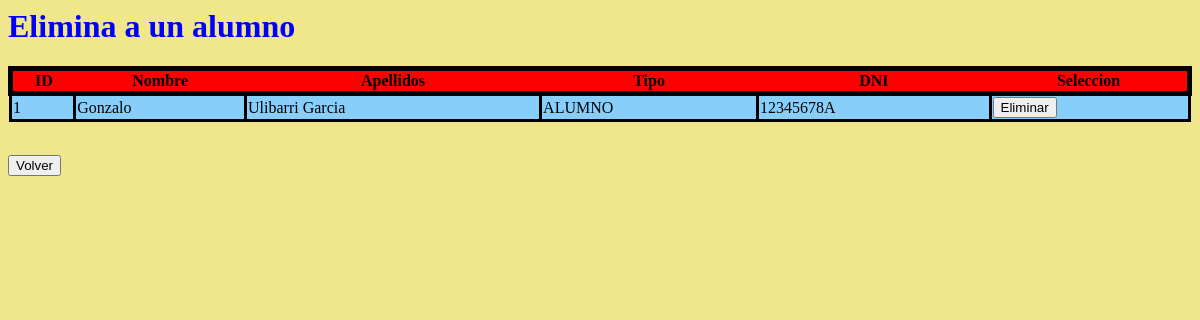
Page /src/delAlumno.php on the earlier database version.
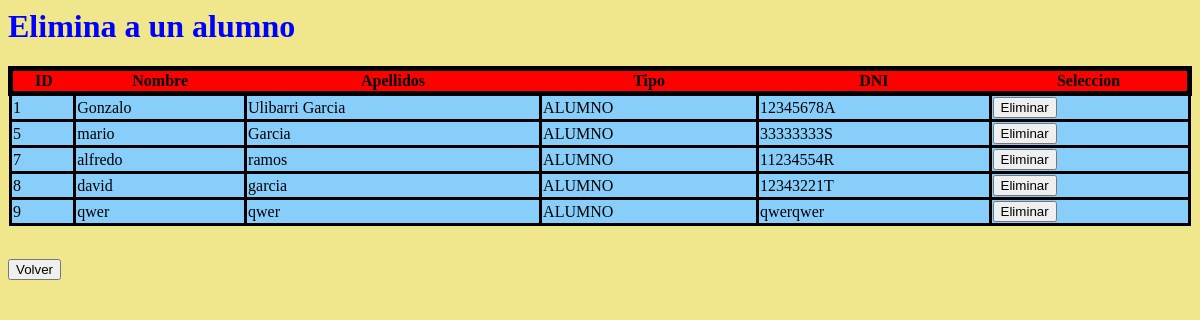
Same page on the later database version.
### tables this page shows
CREATE TABLE `persona` (
  `ID` int NOT NULL,
  `NOMBRE` varchar(25) NOT NULL,
  `APELLIDOS` varchar(45) NOT NULL,
  `TIPO` enum('ALUMNO','PROFESOR','ADMIN') NOT NULL,
  `DNI` varchar(9) NOT NULL,
  `PASS` varchar(25) DEFAULT NULL,
  `USER` varchar(20) NOT NULL,
  `FOTO` varchar(100) NOT NULL DEFAULT 'default.jpg'
);

### src/delAlumno.php (the view, shortened to what this page needs)
</html><!DOCTYPE html>
<html>
    <head>
        <link href="../templates/tabla.css" rel="stylesheet" type="text/css">
    </head>
    <body>
    <h1 style= "color: blue;">Elimina a un alumno</h1>
    <?php
         $conexionadmin = mysqli_connect('localhost','root', '777303', 'universidad');
        $consulta = mysqli_query($conexionadmin, "SELECT * FROM persona where TIPO='ALUMNO'");
        $numcol = mysqli_num_rows($consulta);
        for( $i = 0 ; $i < $numcol ; $i++ ){
            $fila = mysqli_fetch_array($consulta);
            if($i == 0){
                echo "<form method=\"POST\" enctype=\"multipart/form-data\" action=\"./CRUD/delAlum.php\" >
                <table class=\"encabezado\" >
                <tr class = \"titulos\">
                <th>ID</th>
                <th>Nombre</th>
                <th>Apellidos</th>
                <th>Tipo</th>
                <th>DNI</th>
                <th>Seleccion</th>
                </tr>";
            }
                $dni = $fila['DNI'];
                echo
                "<tr class=\"filas\" >
                <td> ".$fila['ID']." </td>
                <td> ".$fila['NOMBRE']." </td>
                <td> ".$fila['APELLIDOS']." </td>
                <td> ".$fila['TIPO']." </td>
                <td> ".$fila['DNI']." </td>
                <td> <input type=\"hidden\" name=\"dni\" value=\"$dni\" placeholder=\"Eliminar\"  >
                <input type=\"submit\" value=\"Eliminar\" placeholder=\"Eliminar\"  >
                </td><tr>";
        }
        echo "</table></form>";
        echo " <br>   <form action=\"./paneladmin.php\" >
        <input type=\"submit\" value=\"Volver\" />
        </form>";
    ?>
    </body>
</html>

Differences in the rows shown:
added persona: ID "5", NOMBRE "mario", APELLIDOS "Garcia", TIPO "ALUMNO", DNI "33333333S"
added persona: ID "7", NOMBRE "alfredo", APELLIDOS "ramos", TIPO "ALUMNO", DNI "11234554R"
added persona: ID "8", NOMBRE "david", APELLIDOS "garcia", TIPO "ALUMNO", DNI "12343221T"
added persona: ID "9", NOMBRE "qwer", APELLIDOS "qwer", TIPO "ALUMNO", DNI "qwerqwer"
